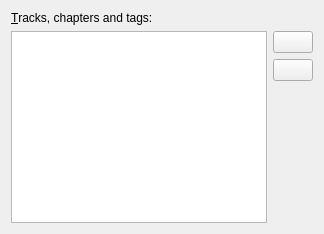
          <widget class="QWidget" name="layoutWidget1">
           <layout class="QVBoxLayout" name="verticalLayout_5">
            <item>
             <widget class="QLabel" name="tracksLabel">
              <property name="text">
               <string>&amp;Tracks, chapters and tags:</string>
              </property>
              <property name="buddy">
               <cstring>tracks</cstring>
              </property>
             </widget>
            </item>
            <item>
             <layout class="QHBoxLayout" name="horizontalLayout_4">
              <item>
               <widget class="mtx::gui::Util::BasicTreeView" name="tracks">
                <property name="contextMenuPolicy">
                 <enum>Qt::CustomContextMenu</enum>
                </property>
                <property name="acceptDrops">
                 <bool>true</bool>
                </property>
                <property name="editTriggers">
                 <set>QAbstractItemView::NoEditTriggers</set>
                </property>
                <property name="dragEnabled">
                 <bool>true</bool>
                </property>
                <property name="dragDropMode">
                 <enum>QAbstractItemView::InternalMove</enum>
                </property>
                <property name="defaultDropAction">
                 <enum>Qt::MoveAction</enum>
                </property>
                <property name="selectionMode">
                 <enum>QAbstractItemView::ExtendedSelection</enum>
                </property>
                <property name="expandsOnDoubleClick">
                 <bool>false</bool>
                </property>
               </widget>
              </item>
              <item>
               <widget class="QWidget" name="moveTracksButtons" native="true">
                <layout class="QVBoxLayout" name="verticalLayout_13">
                 <property name="leftMargin">
                  <number>0</number>
                 </property>
                 <property name="topMargin">
                  <number>0</number>
                 </property>
                 <property name="rightMargin">
                  <number>0</number>
                 </property>
                 <property name="bottomMargin">
                  <number>0</number>
                 </property>
                 <item>
                  <widget class="QPushButton" name="moveTracksUp">
                   <property name="text">
                    <string/>
                   </property>
                   <property name="icon">
                    <iconset resource="../../qt_resources.qrc">
                     <normaloff>:/icons/16x16/arrow-up.png</normaloff>:/icons/16x16/arrow-up.png</iconset>
                   </property>
                  </widget>
                 </item>
                 <item>
                  <widget class="QPushButton" name="moveTracksDown">
                   <property name="text">
                    <string/>
                   </property>
                   <property name="icon">
                    <iconset resource="../../qt_resources.qrc">
                     <normaloff>:/icons/16x16/arrow-down.png</normaloff>:/icons/16x16/arrow-down.png</iconset>
                   </property>
                  </widget>
                 </item>
                 <item>
                  <spacer name="verticalSpacer">
                   <property name="orientation">
                    <enum>Qt::Vertical</enum>
                   </property>
                   <property name="sizeHint" stdset="0">
                    <size>
                     <width>20</width>
                     <height>40</height>
                    </size>
                   </property>
                  </spacer>
                 </item>
                </layout>
               </widget>
              </item>
             </layout>
            </item>
           </layout>
          </widget>
